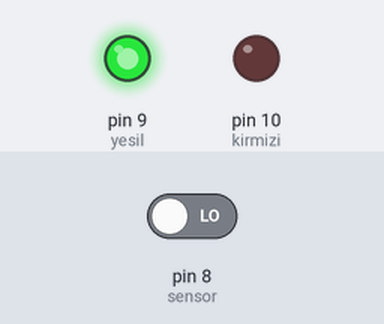
The sketch below on a simulated Arduino Uno, built with avr-gcc and run on an emulated ATmega328P. On the bench: output pins drawn as LEDs (lit = HIGH). The test bench sets the inputs (shaded band); at power-on: pin 8 (sensor) LOW.

Above: at 1.2 s.
1.3 s: pin 8 (sensor) driven HIGH
At 2.1 s:
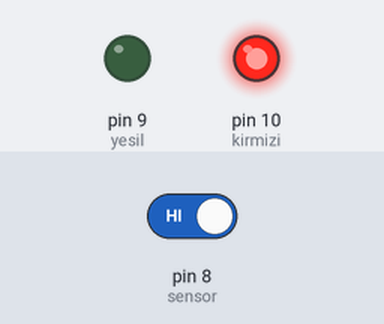
2.8 s: pin 8 (sensor) driven LOW
At 3.2 s:
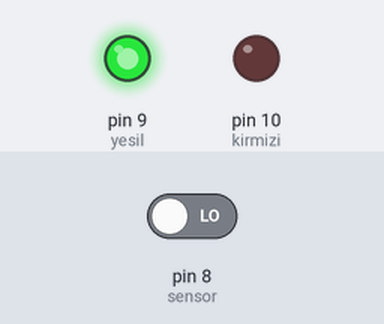
Timing chart, 0 to 5.8 s (numbered marks = the images above; inputs shaded):
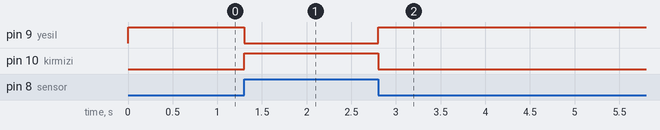

Measured:
- after the input at 1.3 s, pin 9 (yesil): HIGH → LOW at once; pin 10 (kirmizi): LOW → HIGH at once
- after the input at 2.8 s, pin 9 (yesil): LOW → HIGH at once; pin 10 (kirmizi): HIGH → LOW at once

The sketch:

TOPRAK_ve_led.ino
```cpp
#define sensor 8
#define yesil 9
#define kirmizi 10
int su;

void setup() {
 pinMode(sensor, INPUT);
 pinMode(yesil, OUTPUT);
 pinMode(kirmizi, OUTPUT);
}

void loop() {

su = digitalRead(sensor);
 if(su == true){
 digitalWrite(kirmizi, HIGH);
 digitalWrite(yesil, LOW);
 }
 else{
 digitalWrite(yesil, HIGH);
 digitalWrite(kirmizi, LOW);
 }
}
```
